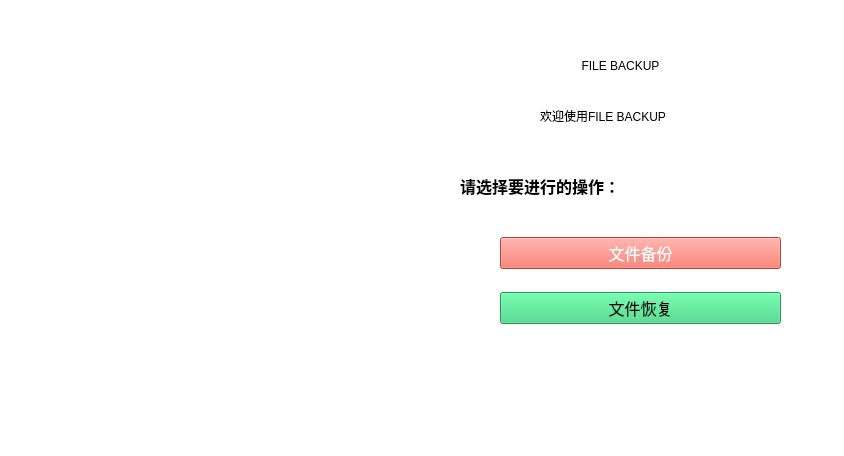
<?xml version="1.0" encoding="UTF-8"?>
<ui version="4.0">
 <class>backup</class>
 <widget class="QWidget" name="backup">
  <property name="geometry">
   <rect>
    <x>0</x>
    <y>0</y>
    <width>844</width>
    <height>456</height>
   </rect>
  </property>
  <property name="windowTitle">
   <string>FILE BACKUP  -   备份与恢复</string>
  </property>
  <property name="styleSheet">
   <string notr="true">background-color: rgb(255, 255, 255);</string>
  </property>
  <widget class="QLabel" name="label">
   <property name="geometry">
    <rect>
     <x>480</x>
     <y>40</y>
     <width>281</width>
     <height>51</height>
    </rect>
   </property>
   <property name="styleSheet">
    <string notr="true">font: 700 30pt &quot;Ubuntu&quot;;</string>
   </property>
   <property name="text">
    <string>FILE BACKUP</string>
   </property>
   <property name="alignment">
    <set>Qt::AlignCenter</set>
   </property>
  </widget>
  <widget class="QWidget" name="layoutWidget">
   <property name="geometry">
    <rect>
     <x>500</x>
     <y>220</y>
     <width>281</width>
     <height>121</height>
    </rect>
   </property>
   <layout class="QVBoxLayout" name="verticalLayout">
    <item>
     <widget class="QPushButton" name="backup">
      <property name="font">
       <font>
        <pointsize>12</pointsize>
       </font>
      </property>
      <property name="styleSheet">
       <string notr="true">
color: rgb(255, 255, 255);
background-color: rgb(246, 97, 81);</string>
      </property>
      <property name="text">
       <string>文件备份</string>
      </property>
     </widget>
    </item>
    <item>
     <widget class="QPushButton" name="restore">
      <property name="font">
       <font>
        <pointsize>12</pointsize>
       </font>
      </property>
      <property name="styleSheet">
       <string notr="true">background-color: rgb(51, 209, 122);</string>
      </property>
      <property name="text">
       <string>文件恢复</string>
      </property>
     </widget>
    </item>
   </layout>
  </widget>
  <widget class="QLabel" name="label_image">
   <property name="geometry">
    <rect>
     <x>-10</x>
     <y>-10</y>
     <width>431</width>
     <height>471</height>
    </rect>
   </property>
   <property name="text">
    <string/>
   </property>
  </widget>
  <widget class="QLabel" name="label_2">
   <property name="geometry">
    <rect>
     <x>460</x>
     <y>170</y>
     <width>161</width>
     <height>31</height>
    </rect>
   </property>
   <property name="font">
    <font>
     <pointsize>12</pointsize>
     <weight>75</weight>
     <bold>true</bold>
    </font>
   </property>
   <property name="text">
    <string>请选择要进行的操作：</string>
   </property>
  </widget>
  <widget class="QLabel" name="label_3">
   <property name="geometry">
    <rect>
     <x>540</x>
     <y>100</y>
     <width>161</width>
     <height>31</height>
    </rect>
   </property>
   <property name="text">
    <string>欢迎使用FILE BACKUP</string>
   </property>
  </widget>
 </widget>
 <resources/>
 <connections/>
</ui>
